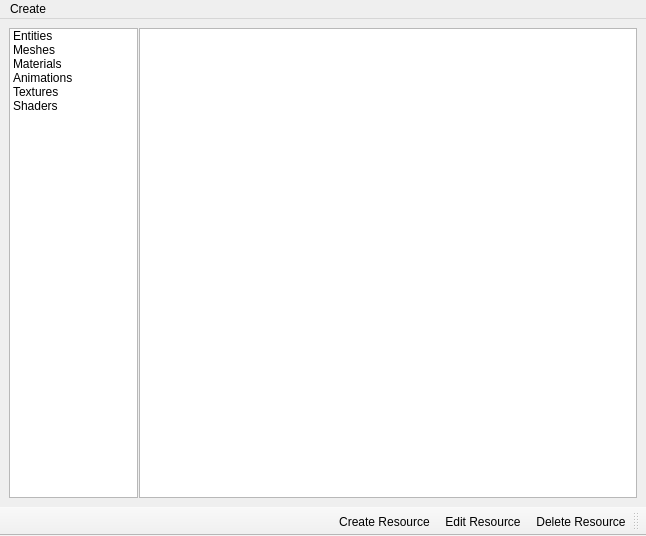
<?xml version="1.0" encoding="UTF-8"?>
<ui version="4.0">
 <class>ResourceBrowser</class>
 <widget class="QMainWindow" name="ResourceBrowser">
  <property name="geometry">
   <rect>
    <x>0</x>
    <y>0</y>
    <width>646</width>
    <height>536</height>
   </rect>
  </property>
  <property name="windowTitle">
   <string>Resource Browser</string>
  </property>
  <widget class="QWidget" name="centralwidget">
   <layout class="QVBoxLayout" name="verticalLayout">
    <item>
     <widget class="QSplitter" name="splitter">
      <property name="orientation">
       <enum>Qt::Horizontal</enum>
      </property>
      <property name="handleWidth">
       <number>1</number>
      </property>
      <widget class="QListWidget" name="mResTypeLW">
       <property name="sizePolicy">
        <sizepolicy hsizetype="Expanding" vsizetype="Expanding">
         <horstretch>0</horstretch>
         <verstretch>0</verstretch>
        </sizepolicy>
       </property>
       <property name="minimumSize">
        <size>
         <width>129</width>
         <height>0</height>
        </size>
       </property>
       <property name="maximumSize">
        <size>
         <width>129</width>
         <height>16777215</height>
        </size>
       </property>
       <item>
        <property name="text">
         <string>Entities</string>
        </property>
        <property name="icon">
         <iconset resource="../toolkit.qrc">
          <normaloff>:/VecTB/icons/toolbars/entityicon.png</normaloff>:/VecTB/icons/toolbars/entityicon.png</iconset>
        </property>
       </item>
       <item>
        <property name="text">
         <string>Meshes</string>
        </property>
        <property name="icon">
         <iconset resource="../toolkit.qrc">
          <normaloff>:/VecTB/icons/toolbars/meshicon.png</normaloff>:/VecTB/icons/toolbars/meshicon.png</iconset>
        </property>
       </item>
       <item>
        <property name="text">
         <string>Materials</string>
        </property>
        <property name="icon">
         <iconset resource="../toolkit.qrc">
          <normaloff>:/VecTB/icons/toolbars/maticon.png</normaloff>:/VecTB/icons/toolbars/maticon.png</iconset>
        </property>
       </item>
       <item>
        <property name="text">
         <string>Animations</string>
        </property>
        <property name="icon">
         <iconset resource="../toolkit.qrc">
          <normaloff>:/VecTB/icons/toolbars/animicon.png</normaloff>:/VecTB/icons/toolbars/animicon.png</iconset>
        </property>
       </item>
       <item>
        <property name="text">
         <string>Textures</string>
        </property>
        <property name="icon">
         <iconset resource="../toolkit.qrc">
          <normaloff>:/VecTB/icons/toolbars/texicon.png</normaloff>:/VecTB/icons/toolbars/texicon.png</iconset>
        </property>
       </item>
       <item>
        <property name="text">
         <string>Shaders</string>
        </property>
        <property name="icon">
         <iconset resource="../toolkit.qrc">
          <normaloff>:/VecTB/icons/toolbars/shadericon.png</normaloff>:/VecTB/icons/toolbars/shadericon.png</iconset>
        </property>
       </item>
      </widget>
      <widget class="QListWidget" name="mResLW"/>
     </widget>
    </item>
   </layout>
  </widget>
  <widget class="QMenuBar" name="menubar">
   <property name="geometry">
    <rect>
     <x>0</x>
     <y>0</y>
     <width>646</width>
     <height>21</height>
    </rect>
   </property>
   <widget class="QMenu" name="menuCreate">
    <property name="title">
     <string>Create</string>
    </property>
    <addaction name="actionPlugin"/>
    <addaction name="actionMap"/>
    <addaction name="actionEntity"/>
    <addaction name="actionShader"/>
    <addaction name="actionMaterial"/>
    <addaction name="actionTexture"/>
    <addaction name="actionAnimation"/>
    <addaction name="actionMesh"/>
   </widget>
   <addaction name="menuCreate"/>
  </widget>
  <widget class="QToolBar" name="mToolbar">
   <property name="windowTitle">
    <string>toolBar</string>
   </property>
   <property name="layoutDirection">
    <enum>Qt::RightToLeft</enum>
   </property>
   <attribute name="toolBarArea">
    <enum>BottomToolBarArea</enum>
   </attribute>
   <attribute name="toolBarBreak">
    <bool>false</bool>
   </attribute>
   <addaction name="actionDelete_Resource"/>
   <addaction name="actionEdit_Resource"/>
   <addaction name="actionCreate_Resource"/>
  </widget>
  <action name="actionPlugin">
   <property name="text">
    <string>Plugin</string>
   </property>
  </action>
  <action name="actionMap">
   <property name="text">
    <string>Map</string>
   </property>
  </action>
  <action name="actionEntity">
   <property name="text">
    <string>Entity</string>
   </property>
  </action>
  <action name="actionShader">
   <property name="text">
    <string>Shader</string>
   </property>
  </action>
  <action name="actionMaterial">
   <property name="text">
    <string>Material</string>
   </property>
  </action>
  <action name="actionTexture">
   <property name="text">
    <string>Texture</string>
   </property>
  </action>
  <action name="actionAnimation">
   <property name="text">
    <string>Animation</string>
   </property>
  </action>
  <action name="actionMesh">
   <property name="text">
    <string>Mesh</string>
   </property>
  </action>
  <action name="actionCreate_Resource">
   <property name="icon">
    <iconset resource="../toolkit.qrc">
     <normaloff>:/VecTB/icons/toolbars/New_Map.png</normaloff>
     <disabledoff>:/VecTB/icons/toolbars/New_Map_Disabled.png</disabledoff>:/VecTB/icons/toolbars/New_Map.png</iconset>
   </property>
   <property name="text">
    <string>Create Resource</string>
   </property>
   <property name="toolTip">
    <string>Create a new resource of whichever resource type is being viewed</string>
   </property>
  </action>
  <action name="actionEdit_Resource">
   <property name="icon">
    <iconset resource="../toolkit.qrc">
     <normaloff>:/VecTB/icons/toolbars/Edit.png</normaloff>
     <disabledoff>:/VecTB/icons/toolbars/Edit_Disabled.png</disabledoff>:/VecTB/icons/toolbars/Edit.png</iconset>
   </property>
   <property name="text">
    <string>Edit Resource</string>
   </property>
   <property name="toolTip">
    <string>Edit highlighted resource</string>
   </property>
  </action>
  <action name="actionDelete_Resource">
   <property name="icon">
    <iconset resource="../toolkit.qrc">
     <normaloff>:/VecTB/icons/toolbars/Delete.png</normaloff>
     <disabledoff>:/VecTB/icons/toolbars/Delete_Disabled.png</disabledoff>:/VecTB/icons/toolbars/Delete.png</iconset>
   </property>
   <property name="text">
    <string>Delete Resource</string>
   </property>
   <property name="toolTip">
    <string>Delete highlighted resource</string>
   </property>
  </action>
 </widget>
 <resources>
  <include location="../toolkit.qrc"/>
 </resources>
 <connections>
  <connection>
   <sender>actionAnimation</sender>
   <signal>triggered()</signal>
   <receiver>ResourceBrowser</receiver>
   <slot>onCreateAnimation()</slot>
   <hints>
    <hint type="sourcelabel">
     <x>-1</x>
     <y>-1</y>
    </hint>
    <hint type="destinationlabel">
     <x>432</x>
     <y>251</y>
    </hint>
   </hints>
  </connection>
  <connection>
   <sender>actionCreate_Resource</sender>
   <signal>triggered()</signal>
   <receiver>ResourceBrowser</receiver>
   <slot>onCreateResource()</slot>
   <hints>
    <hint type="sourcelabel">
     <x>-1</x>
     <y>-1</y>
    </hint>
    <hint type="destinationlabel">
     <x>432</x>
     <y>251</y>
    </hint>
   </hints>
  </connection>
  <connection>
   <sender>actionDelete_Resource</sender>
   <signal>triggered()</signal>
   <receiver>ResourceBrowser</receiver>
   <slot>onDeleteResource()</slot>
   <hints>
    <hint type="sourcelabel">
     <x>-1</x>
     <y>-1</y>
    </hint>
    <hint type="destinationlabel">
     <x>432</x>
     <y>251</y>
    </hint>
   </hints>
  </connection>
  <connection>
   <sender>actionEdit_Resource</sender>
   <signal>triggered()</signal>
   <receiver>ResourceBrowser</receiver>
   <slot>onEditResource()</slot>
   <hints>
    <hint type="sourcelabel">
     <x>-1</x>
     <y>-1</y>
    </hint>
    <hint type="destinationlabel">
     <x>432</x>
     <y>251</y>
    </hint>
   </hints>
  </connection>
  <connection>
   <sender>actionMap</sender>
   <signal>triggered()</signal>
   <receiver>ResourceBrowser</receiver>
   <slot>onCreateMap()</slot>
   <hints>
    <hint type="sourcelabel">
     <x>-1</x>
     <y>-1</y>
    </hint>
    <hint type="destinationlabel">
     <x>432</x>
     <y>251</y>
    </hint>
   </hints>
  </connection>
  <connection>
   <sender>actionMaterial</sender>
   <signal>triggered()</signal>
   <receiver>ResourceBrowser</receiver>
   <slot>onCreateMaterial()</slot>
   <hints>
    <hint type="sourcelabel">
     <x>-1</x>
     <y>-1</y>
    </hint>
    <hint type="destinationlabel">
     <x>432</x>
     <y>251</y>
    </hint>
   </hints>
  </connection>
  <connection>
   <sender>actionMesh</sender>
   <signal>triggered()</signal>
   <receiver>ResourceBrowser</receiver>
   <slot>onCreateMesh()</slot>
   <hints>
    <hint type="sourcelabel">
     <x>-1</x>
     <y>-1</y>
    </hint>
    <hint type="destinationlabel">
     <x>432</x>
     <y>251</y>
    </hint>
   </hints>
  </connection>
  <connection>
   <sender>actionEntity</sender>
   <signal>triggered()</signal>
   <receiver>ResourceBrowser</receiver>
   <slot>onCreateEntity()</slot>
   <hints>
    <hint type="sourcelabel">
     <x>-1</x>
     <y>-1</y>
    </hint>
    <hint type="destinationlabel">
     <x>432</x>
     <y>251</y>
    </hint>
   </hints>
  </connection>
  <connection>
   <sender>actionTexture</sender>
   <signal>triggered()</signal>
   <receiver>ResourceBrowser</receiver>
   <slot>onCreateTexture()</slot>
   <hints>
    <hint type="sourcelabel">
     <x>-1</x>
     <y>-1</y>
    </hint>
    <hint type="destinationlabel">
     <x>432</x>
     <y>251</y>
    </hint>
   </hints>
  </connection>
  <connection>
   <sender>actionPlugin</sender>
   <signal>triggered()</signal>
   <receiver>ResourceBrowser</receiver>
   <slot>onCreateMesh()</slot>
   <hints>
    <hint type="sourcelabel">
     <x>-1</x>
     <y>-1</y>
    </hint>
    <hint type="destinationlabel">
     <x>432</x>
     <y>251</y>
    </hint>
   </hints>
  </connection>
  <connection>
   <sender>actionShader</sender>
   <signal>triggered()</signal>
   <receiver>ResourceBrowser</receiver>
   <slot>onCreateShader()</slot>
   <hints>
    <hint type="sourcelabel">
     <x>-1</x>
     <y>-1</y>
    </hint>
    <hint type="destinationlabel">
     <x>432</x>
     <y>251</y>
    </hint>
   </hints>
  </connection>
 </connections>
 <slots>
  <slot>onCreateEntity()</slot>
  <slot>onCreateMap()</slot>
  <slot>onCreatePlugin()</slot>
  <slot>onCreateShader()</slot>
  <slot>onCreateMaterial()</slot>
  <slot>onCreateTexture()</slot>
  <slot>onCreateAnimation()</slot>
  <slot>onCreateMesh()</slot>
  <slot>onEditResource()</slot>
  <slot>onCreateResource()</slot>
  <slot>onDeleteResource()</slot>
 </slots>
</ui>
